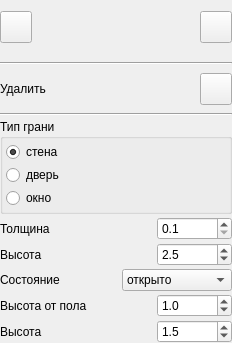
<?xml version="1.0" encoding="UTF-8"?>
<ui version="4.0">
 <class>InstrumentalForm</class>
 <widget class="QWidget" name="InstrumentalForm">
  <property name="geometry">
   <rect>
    <x>0</x>
    <y>0</y>
    <width>232</width>
    <height>343</height>
   </rect>
  </property>
  <property name="windowTitle">
   <string>Form</string>
  </property>
  <layout class="QVBoxLayout" name="verticalLayout_7">
   <property name="spacing">
    <number>3</number>
   </property>
   <property name="leftMargin">
    <number>0</number>
   </property>
   <property name="topMargin">
    <number>0</number>
   </property>
   <property name="rightMargin">
    <number>0</number>
   </property>
   <property name="bottomMargin">
    <number>0</number>
   </property>
   <item>
    <widget class="QWidget" name="stateButtonWidget" native="true">
     <layout class="QHBoxLayout" name="horizontalLayout_10">
      <property name="spacing">
       <number>3</number>
      </property>
      <property name="leftMargin">
       <number>0</number>
      </property>
      <property name="topMargin">
       <number>0</number>
      </property>
      <property name="rightMargin">
       <number>0</number>
      </property>
      <property name="bottomMargin">
       <number>0</number>
      </property>
      <item>
       <widget class="QPushButton" name="nodeOrEdgeButton">
        <property name="minimumSize">
         <size>
          <width>32</width>
          <height>32</height>
         </size>
        </property>
        <property name="maximumSize">
         <size>
          <width>32</width>
          <height>32</height>
         </size>
        </property>
        <property name="toolTip">
         <string>нанести элементы</string>
        </property>
        <property name="text">
         <string/>
        </property>
        <property name="checkable">
         <bool>true</bool>
        </property>
       </widget>
      </item>
      <item>
       <spacer name="horizontalSpacer">
        <property name="orientation">
         <enum>Qt::Horizontal</enum>
        </property>
        <property name="sizeHint" stdset="0">
         <size>
          <width>40</width>
          <height>20</height>
         </size>
        </property>
       </spacer>
      </item>
      <item>
       <widget class="QPushButton" name="saveButton">
        <property name="minimumSize">
         <size>
          <width>32</width>
          <height>32</height>
         </size>
        </property>
        <property name="maximumSize">
         <size>
          <width>32</width>
          <height>32</height>
         </size>
        </property>
        <property name="toolTip">
         <string>сохранить</string>
        </property>
        <property name="text">
         <string/>
        </property>
       </widget>
      </item>
     </layout>
    </widget>
   </item>
   <item>
    <widget class="QWidget" name="removeWidget" native="true">
     <layout class="QVBoxLayout" name="verticalLayout_4">
      <property name="spacing">
       <number>3</number>
      </property>
      <property name="leftMargin">
       <number>0</number>
      </property>
      <property name="topMargin">
       <number>0</number>
      </property>
      <property name="rightMargin">
       <number>0</number>
      </property>
      <property name="bottomMargin">
       <number>0</number>
      </property>
      <item>
       <widget class="Line" name="line_2">
        <property name="orientation">
         <enum>Qt::Horizontal</enum>
        </property>
       </widget>
      </item>
      <item>
       <layout class="QHBoxLayout" name="horizontalLayout_4">
        <property name="spacing">
         <number>3</number>
        </property>
        <item>
         <widget class="QLabel" name="removeLabel">
          <property name="text">
           <string>Удалить</string>
          </property>
         </widget>
        </item>
        <item>
         <spacer name="horizontalSpacer_5">
          <property name="orientation">
           <enum>Qt::Horizontal</enum>
          </property>
          <property name="sizeHint" stdset="0">
           <size>
            <width>78</width>
            <height>20</height>
           </size>
          </property>
         </spacer>
        </item>
        <item>
         <widget class="QPushButton" name="removeButton">
          <property name="minimumSize">
           <size>
            <width>32</width>
            <height>32</height>
           </size>
          </property>
          <property name="maximumSize">
           <size>
            <width>32</width>
            <height>32</height>
           </size>
          </property>
          <property name="text">
           <string/>
          </property>
         </widget>
        </item>
       </layout>
      </item>
     </layout>
    </widget>
   </item>
   <item>
    <widget class="QWidget" name="edgeWidget" native="true">
     <layout class="QVBoxLayout" name="verticalLayout_6">
      <property name="spacing">
       <number>3</number>
      </property>
      <property name="leftMargin">
       <number>0</number>
      </property>
      <property name="topMargin">
       <number>0</number>
      </property>
      <property name="rightMargin">
       <number>0</number>
      </property>
      <property name="bottomMargin">
       <number>0</number>
      </property>
      <item>
       <widget class="Line" name="line">
        <property name="orientation">
         <enum>Qt::Horizontal</enum>
        </property>
       </widget>
      </item>
      <item>
       <widget class="QGroupBox" name="edgeTypeGB">
        <property name="minimumSize">
         <size>
          <width>232</width>
          <height>0</height>
         </size>
        </property>
        <property name="title">
         <string>Тип грани</string>
        </property>
        <layout class="QVBoxLayout" name="verticalLayout_2">
         <property name="spacing">
          <number>3</number>
         </property>
         <property name="leftMargin">
          <number>3</number>
         </property>
         <property name="topMargin">
          <number>3</number>
         </property>
         <property name="rightMargin">
          <number>3</number>
         </property>
         <property name="bottomMargin">
          <number>3</number>
         </property>
         <item>
          <widget class="QRadioButton" name="wallRB">
           <property name="text">
            <string>стена</string>
           </property>
           <property name="checked">
            <bool>true</bool>
           </property>
          </widget>
         </item>
         <item>
          <widget class="QRadioButton" name="doorRB">
           <property name="text">
            <string>дверь</string>
           </property>
          </widget>
         </item>
         <item>
          <widget class="QRadioButton" name="windowRB">
           <property name="text">
            <string>окно</string>
           </property>
          </widget>
         </item>
        </layout>
       </widget>
      </item>
      <item>
       <widget class="QWidget" name="wallWidget" native="true">
        <layout class="QVBoxLayout" name="verticalLayout">
         <property name="spacing">
          <number>3</number>
         </property>
         <property name="leftMargin">
          <number>0</number>
         </property>
         <property name="topMargin">
          <number>0</number>
         </property>
         <property name="rightMargin">
          <number>0</number>
         </property>
         <property name="bottomMargin">
          <number>0</number>
         </property>
         <item>
          <layout class="QHBoxLayout" name="horizontalLayout_2">
           <item>
            <widget class="QLabel" name="label_2">
             <property name="text">
              <string>Толщина</string>
             </property>
            </widget>
           </item>
           <item>
            <spacer name="horizontalSpacer_2">
             <property name="orientation">
              <enum>Qt::Horizontal</enum>
             </property>
             <property name="sizeHint" stdset="0">
              <size>
               <width>40</width>
               <height>20</height>
              </size>
             </property>
            </spacer>
           </item>
           <item>
            <widget class="QDoubleSpinBox" name="wallWidth">
             <property name="minimumSize">
              <size>
               <width>75</width>
               <height>0</height>
              </size>
             </property>
             <property name="decimals">
              <number>1</number>
             </property>
             <property name="minimum">
              <double>0.100000000000000</double>
             </property>
             <property name="maximum">
              <double>5.000000000000000</double>
             </property>
             <property name="singleStep">
              <double>0.100000000000000</double>
             </property>
             <property name="value">
              <double>0.100000000000000</double>
             </property>
            </widget>
           </item>
          </layout>
         </item>
         <item>
          <layout class="QHBoxLayout" name="horizontalLayout">
           <item>
            <widget class="QLabel" name="label">
             <property name="text">
              <string>Высота</string>
             </property>
            </widget>
           </item>
           <item>
            <spacer name="horizontalSpacer_3">
             <property name="orientation">
              <enum>Qt::Horizontal</enum>
             </property>
             <property name="sizeHint" stdset="0">
              <size>
               <width>40</width>
               <height>20</height>
              </size>
             </property>
            </spacer>
           </item>
           <item>
            <widget class="QDoubleSpinBox" name="wallHeight">
             <property name="minimumSize">
              <size>
               <width>75</width>
               <height>0</height>
              </size>
             </property>
             <property name="decimals">
              <number>1</number>
             </property>
             <property name="minimum">
              <double>1.000000000000000</double>
             </property>
             <property name="maximum">
              <double>100.000000000000000</double>
             </property>
             <property name="singleStep">
              <double>0.100000000000000</double>
             </property>
             <property name="value">
              <double>2.500000000000000</double>
             </property>
            </widget>
           </item>
          </layout>
         </item>
        </layout>
       </widget>
      </item>
      <item>
       <widget class="QWidget" name="doorWidget" native="true">
        <layout class="QHBoxLayout" name="horizontalLayout_3">
         <property name="spacing">
          <number>3</number>
         </property>
         <property name="leftMargin">
          <number>0</number>
         </property>
         <property name="topMargin">
          <number>0</number>
         </property>
         <property name="rightMargin">
          <number>0</number>
         </property>
         <property name="bottomMargin">
          <number>0</number>
         </property>
         <item>
          <widget class="QLabel" name="label_3">
           <property name="text">
            <string>Состояние</string>
           </property>
          </widget>
         </item>
         <item>
          <spacer name="horizontalSpacer_4">
           <property name="orientation">
            <enum>Qt::Horizontal</enum>
           </property>
           <property name="sizeHint" stdset="0">
            <size>
             <width>37</width>
             <height>20</height>
            </size>
           </property>
          </spacer>
         </item>
         <item>
          <widget class="QComboBox" name="doorState">
           <property name="minimumSize">
            <size>
             <width>110</width>
             <height>0</height>
            </size>
           </property>
           <item>
            <property name="text">
             <string>открыто</string>
            </property>
           </item>
           <item>
            <property name="text">
             <string>закрыто</string>
            </property>
           </item>
          </widget>
         </item>
        </layout>
       </widget>
      </item>
      <item>
       <widget class="QWidget" name="windowWidget" native="true">
        <layout class="QVBoxLayout" name="verticalLayout_5">
         <property name="spacing">
          <number>3</number>
         </property>
         <property name="leftMargin">
          <number>0</number>
         </property>
         <property name="topMargin">
          <number>0</number>
         </property>
         <property name="rightMargin">
          <number>0</number>
         </property>
         <property name="bottomMargin">
          <number>0</number>
         </property>
         <item>
          <layout class="QHBoxLayout" name="horizontalLayout_9">
           <property name="spacing">
            <number>3</number>
           </property>
           <item>
            <widget class="QLabel" name="windowHeightUnderFloorTl">
             <property name="text">
              <string>Высота от пола</string>
             </property>
            </widget>
           </item>
           <item>
            <spacer name="horizontalSpacer_9">
             <property name="orientation">
              <enum>Qt::Horizontal</enum>
             </property>
             <property name="sizeHint" stdset="0">
              <size>
               <width>40</width>
               <height>20</height>
              </size>
             </property>
            </spacer>
           </item>
           <item>
            <widget class="QDoubleSpinBox" name="windowHeightUnderFloor">
             <property name="minimumSize">
              <size>
               <width>75</width>
               <height>0</height>
              </size>
             </property>
             <property name="decimals">
              <number>1</number>
             </property>
             <property name="minimum">
              <double>0.000000000000000</double>
             </property>
             <property name="maximum">
              <double>1000.000000000000000</double>
             </property>
             <property name="singleStep">
              <double>0.100000000000000</double>
             </property>
             <property name="value">
              <double>1.000000000000000</double>
             </property>
            </widget>
           </item>
          </layout>
         </item>
         <item>
          <layout class="QHBoxLayout" name="horizontalLayout_8">
           <property name="spacing">
            <number>3</number>
           </property>
           <item>
            <widget class="QLabel" name="label_6">
             <property name="text">
              <string>Высота</string>
             </property>
            </widget>
           </item>
           <item>
            <spacer name="horizontalSpacer_8">
             <property name="orientation">
              <enum>Qt::Horizontal</enum>
             </property>
             <property name="sizeHint" stdset="0">
              <size>
               <width>40</width>
               <height>20</height>
              </size>
             </property>
            </spacer>
           </item>
           <item>
            <widget class="QDoubleSpinBox" name="windowHeight">
             <property name="minimumSize">
              <size>
               <width>75</width>
               <height>0</height>
              </size>
             </property>
             <property name="decimals">
              <number>1</number>
             </property>
             <property name="minimum">
              <double>0.100000000000000</double>
             </property>
             <property name="maximum">
              <double>100.000000000000000</double>
             </property>
             <property name="singleStep">
              <double>0.100000000000000</double>
             </property>
             <property name="value">
              <double>1.500000000000000</double>
             </property>
            </widget>
           </item>
          </layout>
         </item>
        </layout>
       </widget>
      </item>
     </layout>
    </widget>
   </item>
  </layout>
 </widget>
 <resources/>
 <connections/>
</ui>
